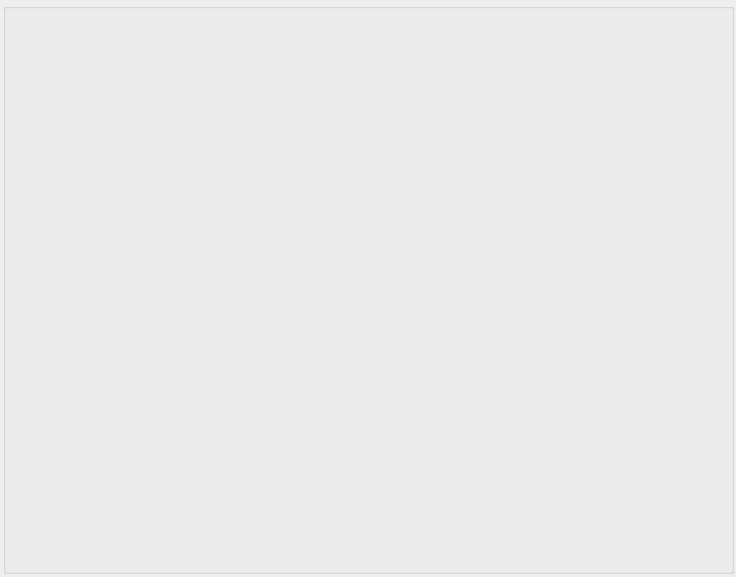
<?xml version="1.0" encoding="UTF-8"?>
<ui version="4.0">
 <class>ReportModify</class>
 <widget class="QDialog" name="ReportModify">
  <property name="geometry">
   <rect>
    <x>0</x>
    <y>0</y>
    <width>736</width>
    <height>577</height>
   </rect>
  </property>
  <property name="windowTitle">
   <string>Dialog</string>
  </property>
  <property name="windowIcon">
   <iconset resource="../qrc/Top.qrc">
    <normaloff>:/new/wl/Logo_ico.png</normaloff>:/new/wl/Logo_ico.png</iconset>
  </property>
  <widget class="QGroupBox" name="groupBox">
   <property name="geometry">
    <rect>
     <x>3</x>
     <y>3</y>
     <width>731</width>
     <height>571</height>
    </rect>
   </property>
   <property name="title">
    <string/>
   </property>
  </widget>
 </widget>
 <resources>
  <include location="../qrc/Top.qrc"/>
 </resources>
 <connections/>
</ui>
